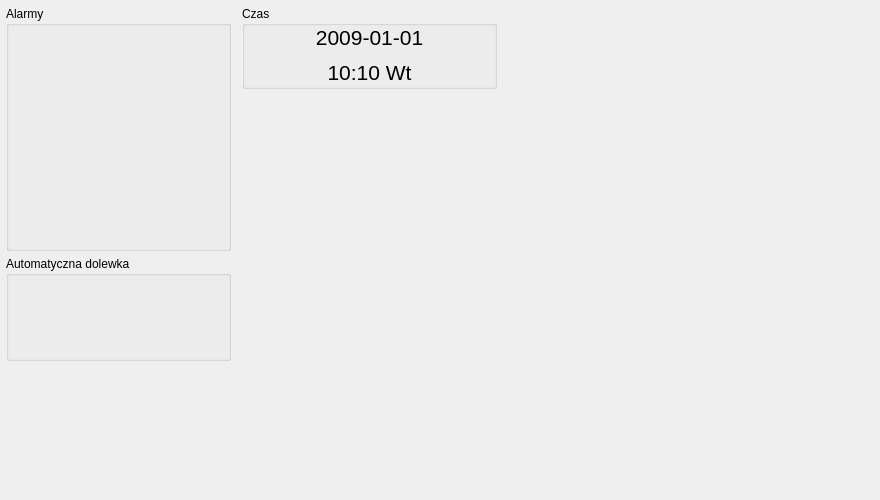
        <widget class="QWidget" name="status">
         <attribute name="title">
          <string>Status</string>
         </attribute>
         <widget class="QWidget" name="gridLayoutWidget_3">
          <property name="geometry">
           <rect>
            <x>240</x>
            <y>100</y>
            <width>631</width>
            <height>261</height>
           </rect>
          </property>
          <layout class="QGridLayout" name="outLayout"/>
         </widget>
         <widget class="QWidget" name="horizontalLayoutWidget_3">
          <property name="geometry">
           <rect>
            <x>0</x>
            <y>370</y>
            <width>871</width>
            <height>121</height>
           </rect>
          </property>
          <layout class="QHBoxLayout" name="tempLayout"/>
         </widget>
         <widget class="QGroupBox" name="groupBox_alarms">
          <property name="geometry">
           <rect>
            <x>6</x>
            <y>6</y>
            <width>225</width>
            <height>245</height>
           </rect>
          </property>
          <property name="title">
           <string>Alarmy</string>
          </property>
          <widget class="QWidget" name="verticalLayoutWidget_3">
           <property name="geometry">
            <rect>
             <x>6</x>
             <y>12</y>
             <width>213</width>
             <height>225</height>
            </rect>
           </property>
           <layout class="QVBoxLayout" name="alarmLayout"/>
          </widget>
         </widget>
         <widget class="QLabel" name="label_13">
          <property name="geometry">
           <rect>
            <x>504</x>
            <y>12</y>
            <width>365</width>
            <height>81</height>
           </rect>
          </property>
          <property name="text">
           <string/>
          </property>
          <property name="pixmap">
           <pixmap resource="../resources/aquamatcontrol.qrc">:/resources/logocontrol2.png</pixmap>
          </property>
         </widget>
         <widget class="QGroupBox" name="groupBox_2">
          <property name="geometry">
           <rect>
            <x>242</x>
            <y>6</y>
            <width>255</width>
            <height>83</height>
           </rect>
          </property>
          <property name="title">
           <string>Czas</string>
          </property>
          <widget class="QWidget" name="verticalLayoutWidget_7">
           <property name="geometry">
            <rect>
             <x>10</x>
             <y>16</y>
             <width>235</width>
             <height>65</height>
            </rect>
           </property>
           <layout class="QVBoxLayout" name="verticalLayout_6">
            <item>
             <widget class="QLabel" name="l_dateTime">
              <property name="font">
               <font>
                <pointsize>16</pointsize>
                <weight>50</weight>
                <bold>false</bold>
                <underline>false</underline>
               </font>
              </property>
              <property name="text">
               <string>2009-01-01</string>
              </property>
              <property name="alignment">
               <set>Qt::AlignCenter</set>
              </property>
             </widget>
            </item>
            <item>
             <widget class="QLabel" name="l_dateTimeHour">
              <property name="font">
               <font>
                <pointsize>16</pointsize>
               </font>
              </property>
              <property name="text">
               <string>10:10 Wt</string>
              </property>
              <property name="alignment">
               <set>Qt::AlignCenter</set>
              </property>
             </widget>
            </item>
           </layout>
          </widget>
         </widget>
         <widget class="QGroupBox" name="groupBox">
          <property name="geometry">
           <rect>
            <x>6</x>
            <y>256</y>
            <width>225</width>
            <height>105</height>
           </rect>
          </property>
          <property name="title">
           <string>Automatyczna dolewka</string>
          </property>
          <widget class="QWidget" name="verticalLayoutWidget_6">
           <property name="geometry">
            <rect>
             <x>6</x>
             <y>16</y>
             <width>213</width>
             <height>81</height>
            </rect>
           </property>
           <layout class="QVBoxLayout" name="adStatusLayout"/>
          </widget>
         </widget>
        </widget>
